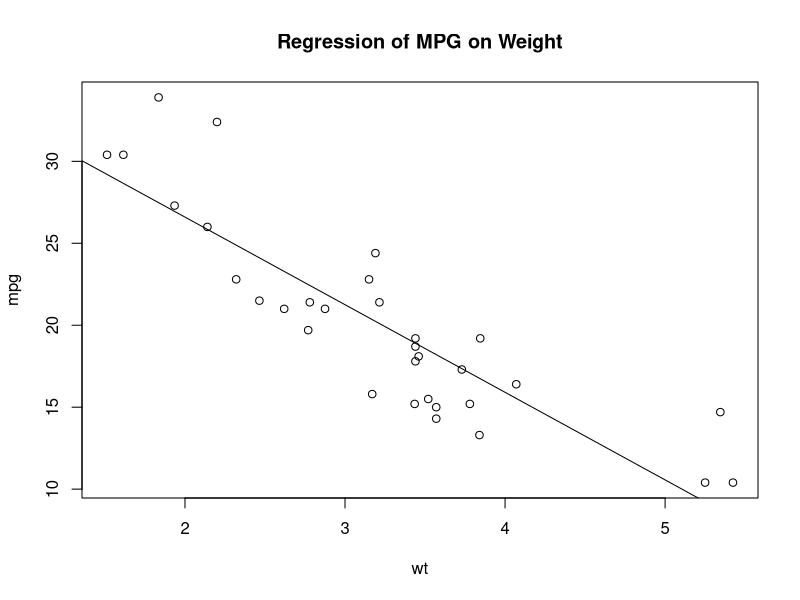
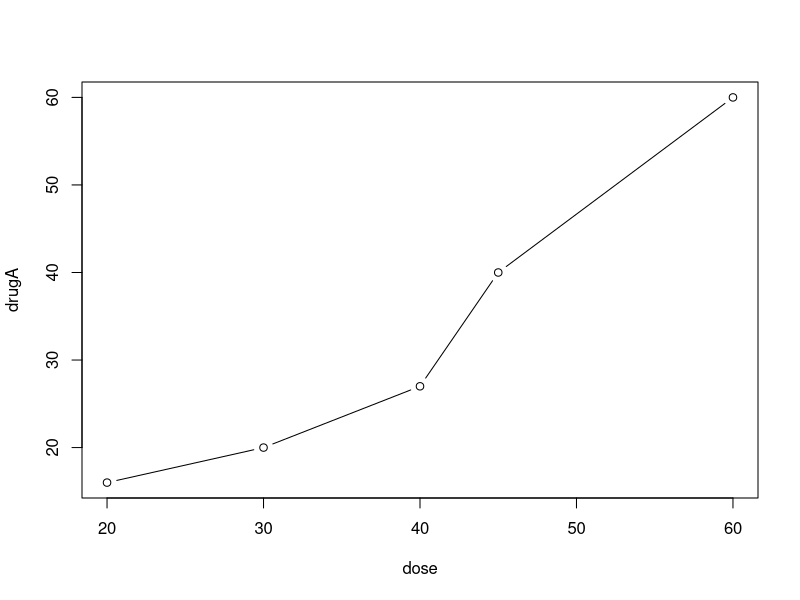
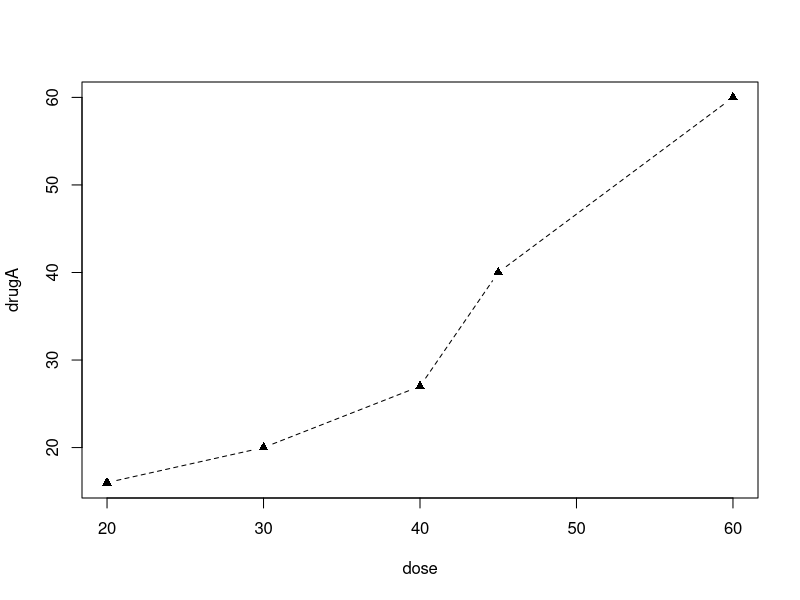
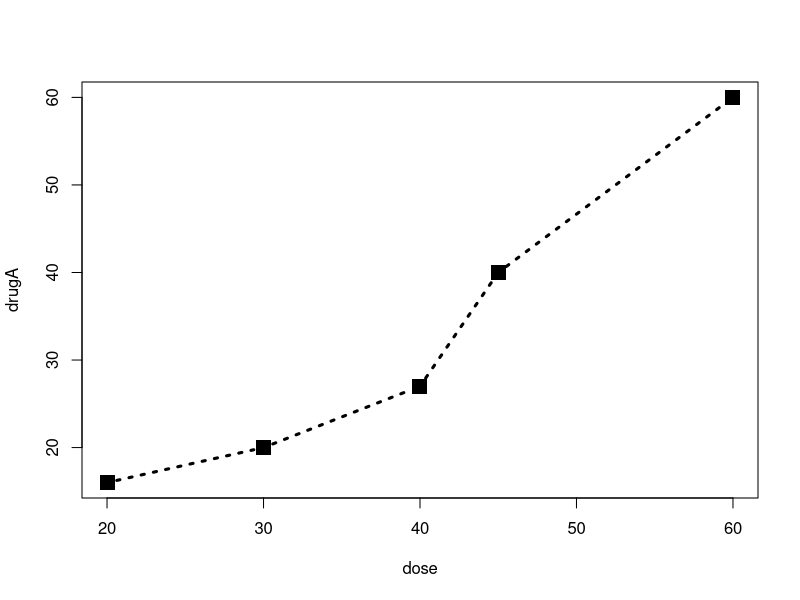
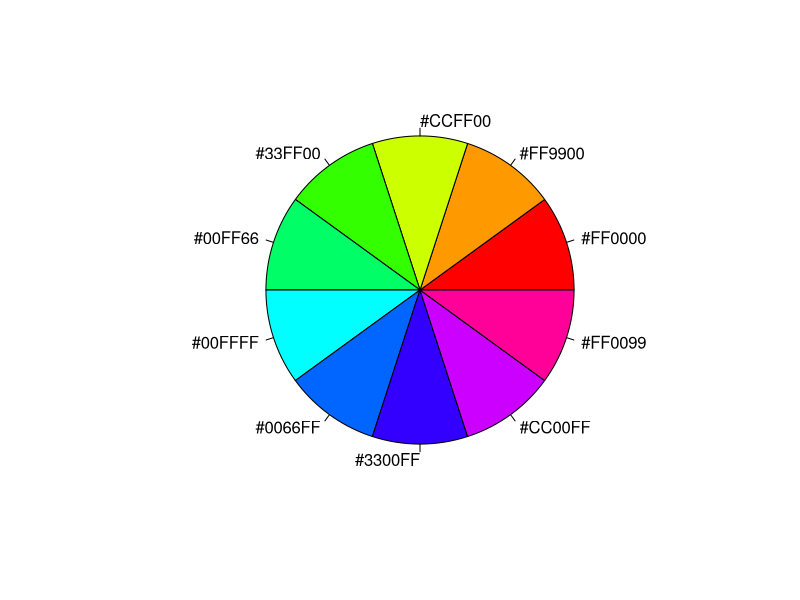
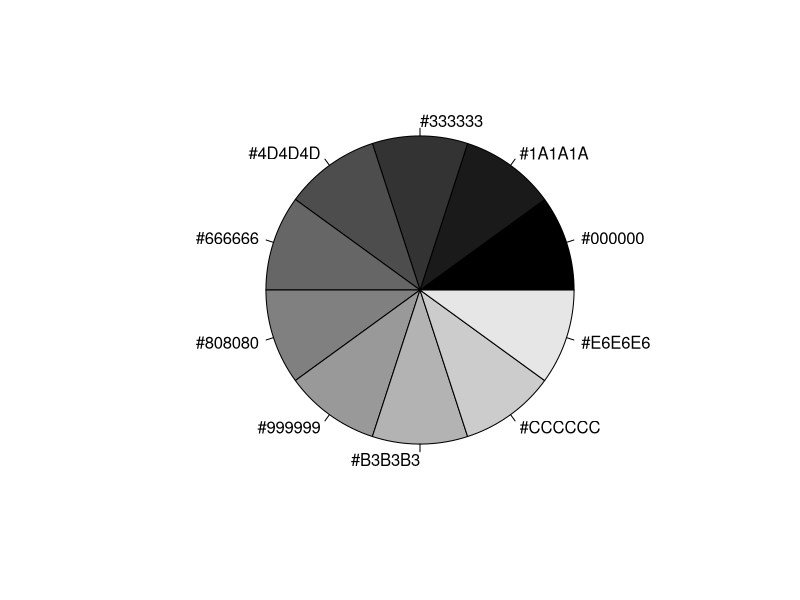
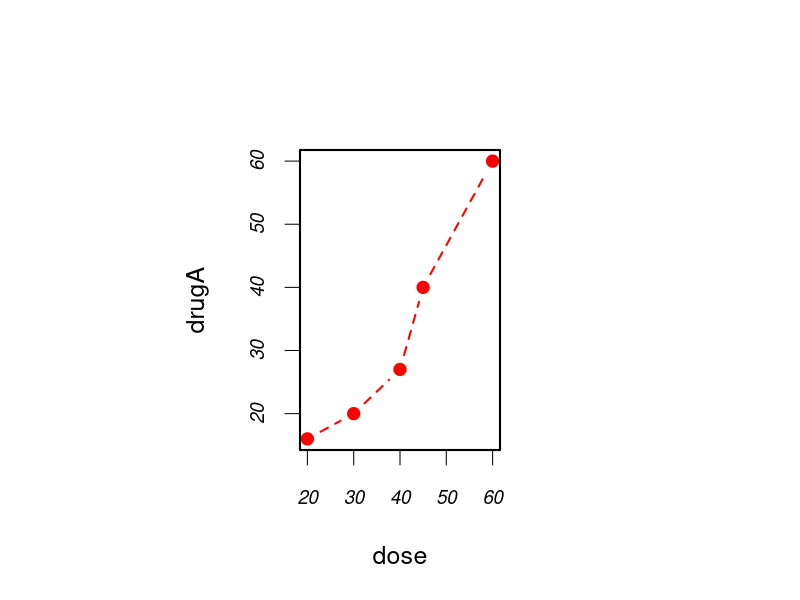
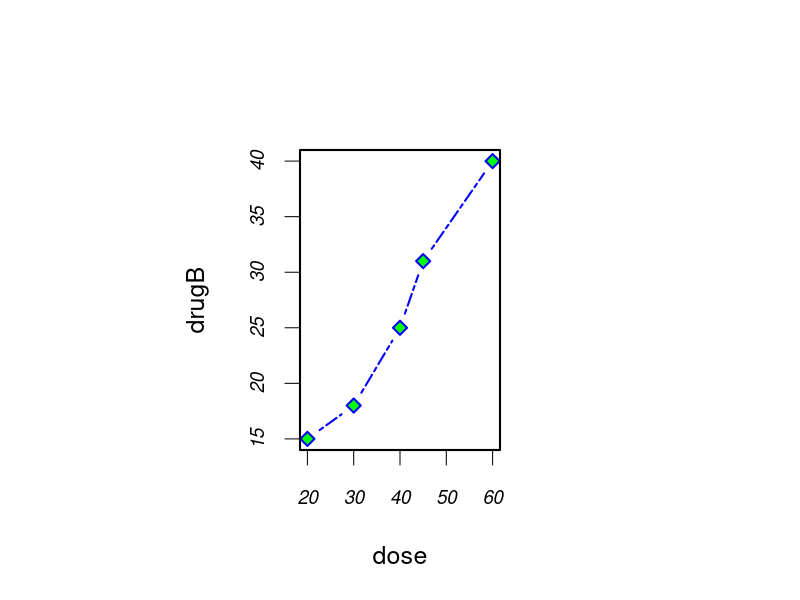

Write R code to recreate these figures, in order.
# 画图

attach(mtcars)
plot(wt, mpg)
abline(lm(mpg~wt))
title("Regression of MPG on Weight")
detach(mtcars)


dose  <- c(20, 30, 40, 45, 60)
drugA <- c(16, 20, 27, 40, 60)
drugB <- c(15, 18, 25, 31, 40)

#原始画图
plot(dose, drugA, type="b")


#设置样式
opar <- par(no.readonly=TRUE)
par(lty=2, pch=17)           
plot(dose, drugA, type="b")  
par(opar)                    

#更改样式
plot(dose, drugA, type="b", lty=3, lwd=3, pch=15, cex=2)


#饼图
n <- 10
mycolors <- rainbow(n)
pie(rep(1, n), labels=mycolors, col=mycolors)
mygrays <- grey(0:n/n)
pie(rep(1, n), labels=mygrays, col=mygrays)



dose  <- c(20, 30, 40, 45, 60)     
drugA <- c(16, 20, 27, 40, 60)
drugB <- c(15, 18, 25, 31, 40)
opar <- par(no.readonly=TRUE)       
par(pin=c(2, 3))                                                    
par(lwd=2, cex=1.5)       
par(cex.axis=.75, font.axis=3)     
plot(dose, drugA, type="b", pch=19, lty=2, col="red")   
plot(dose, drugB, type="b", pch=23, lty=6, col="blue", bg="green")
par(opar)